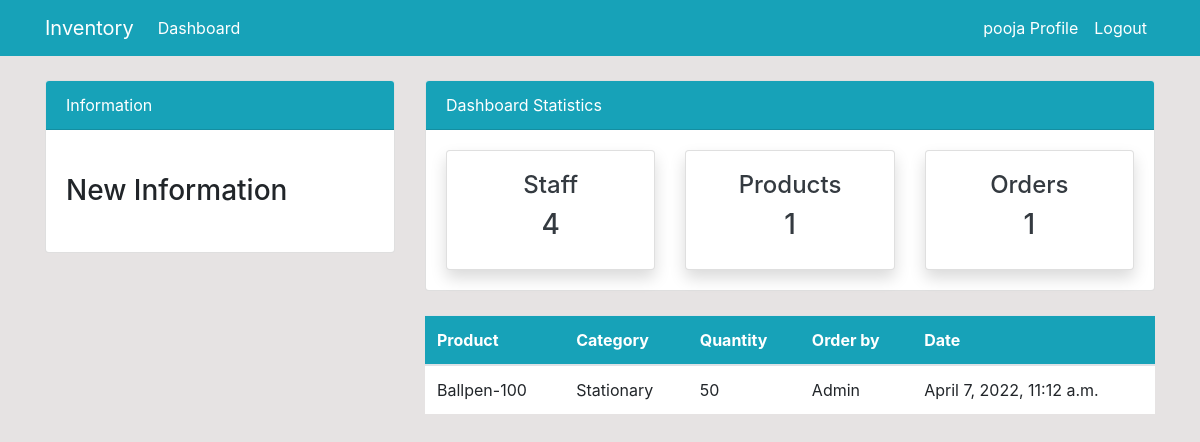
/order/ (signed in), run on an earlier commit of the app's database.
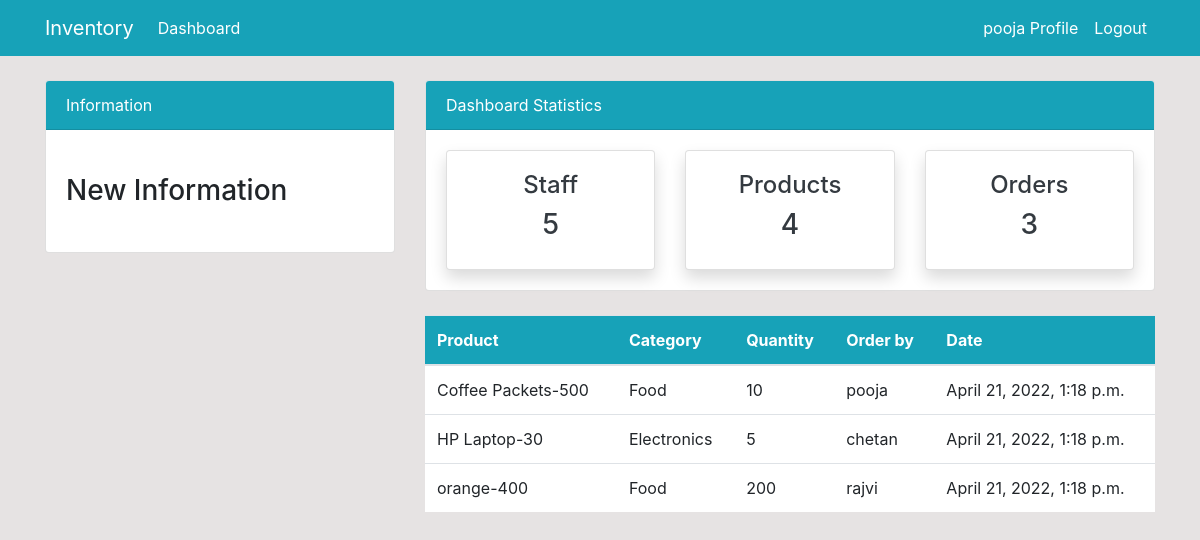
And on a later commit of the database.
### Inventoryapp/models.py (models this page shows, shortened)
class Order(models.Model):
    product = models.ForeignKey(Product, on_delete=models.CASCADE, null=True)
    staff = models.ForeignKey(User, models.CASCADE, null=True)
    order_quantity = models.PositiveIntegerField(null=True)
    date = models.DateTimeField(auto_now_add=True)
    class Meta:
        verbose_name_plural = 'Order'

class Product(models.Model):
    name = models.CharField(max_length=100, null=True)
    category = models.CharField(max_length=20, choices=CATEGORY, null=True)
    quantity = models.PositiveIntegerField(null=True)
    class Meta:
        verbose_name_plural = 'Product'
    def __str__(self):
        return f'{self.name}-{self.quantity}'

### Inventoryapp/views.py (the view)
# urls.py: path('order/', views.order, name='dashboard-order'),
@login_required(login_url='user-login')
def order(request):
    orders = Order.objects.all()
    workers_count = User.objects.all().count()
    product_count = Product.objects.all().count()
    order_count = orders.count()
    context = {
        'orders' : orders,
        'workers_count' : workers_count,
        'product_count' : product_count,
        'order_count' :order_count,
    }
    return render(request, 'dashboard/order.html', context)

### templates/dashboard/order.html (shortened to what this page needs)
 {% extends 'partials/base.html' %}
{% block content %}
{% include 'partials/topnav.html'  %}
<div class="container">
    <div class="row my-4">
        <div class="col-md-4">
        </div>
        <div class="col-md-8">
            <table class="table bg-white">
                <thead class="bg-info">
                    <tr class="text-white">
                        <th scope="col">Product</th>
                        <th scope="col">Category</th>
                        <th scope="col">Quantity</th>
                        <th scope="col">Order by</th>
                        <th scope="col">Date</th>
                    </tr>
                </thead>
                <tbody>
                    {% for o in orders %}
                    <tr>
                        <td>{{o.product}}</td>
                        <td>{{o.product.category}}</td>
                        <td>{{o.order_quantity}}</td>
                        <td>{{o.staff.username}}</td>
                        <td>{{o.date}}</td>
                    </tr>
                    {% endfor %}
                </tbody>
            </table>
        </div>
    </div>
</div>
{% endblock  %}

What changed in the data, as far as the page shows it:
removed Order: product "Ballpen-100", product.category "Stationary", order_quantity "50", staff.username "Admin", date "April 7, 2022, 11:12 a.m."
added Order: product "Coffee Packets-500", product.category "Food", order_quantity "10", staff.username "pooja", date "April 21, 2022, 1:18 p.m."
added Order: product "HP Laptop-30", product.category "Electronics", order_quantity "5", staff.username "chetan", date "April 21, 2022, 1:18 p.m."
added Order: product "orange-400", product.category "Food", order_quantity "200", staff.username "rajvi", date "April 21, 2022, 1:18 p.m."
Also different on the page:
{{ workers_count }}: "4" → "5"
{{ product_count }}: "1" → "4"
{{ order_count }}: "1" → "3"
